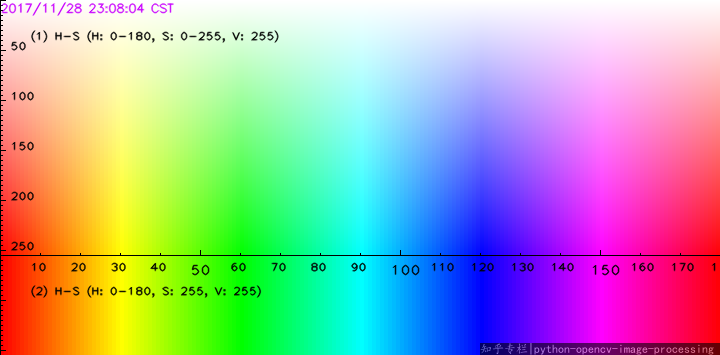
#> input picture TSKh8.png, 720 x 355 px, given in place of the camera
$ python Practica_6.py
#> lines starting #> are read from the running program, lines starting #| are printed output that depends on the picture; after the words box and inside, x2 and y2 are one past the last pixel; in counts of white or black regions, pixels touching at a corner belong together
#> the answer given: 1
#> the answer given: 1
#Edwing Alexis Casillas Valencia.   19110113.   7E1.    Práctica 6 visión artificial
import os
import numpy as np
import cv2
from matplotlib import pyplot as plt

r=1
cap = cv2.VideoCapture(0)

def hsv_red():
    while(1):
        _, frame = cap.read()
#> frame is the input picture: shape (355, 720, 3); mean B, G, R 170.7, 171.1, 169.8
        hsv = cv2.cvtColor(frame, cv2.COLOR_BGR2HSV)
#> hsv: shape (355, 720, 3); mean H, S, V 89.4, 162.1, 249.9

        #hue saturation value
        lower_red = np.array([150,150,150])
        upper_red = np.array([180,255,255])
        #lower_red = np.array([0,0,0])
        #upper_red = np.array([10,255,255])

        mask = cv2.inRange(hsv, lower_red, upper_red)
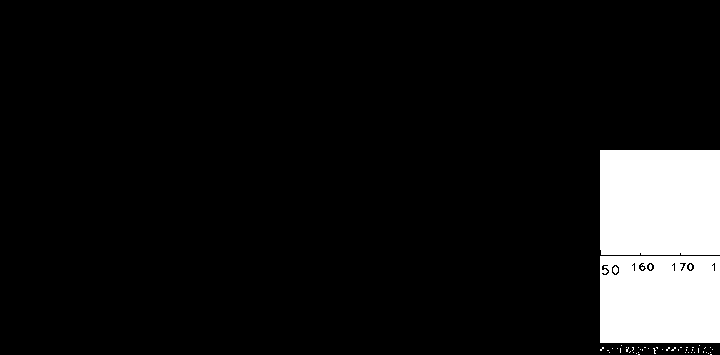
#> mask: shape (355, 720); 9% white; 51 white regions (48 under 20 px), largest, box (x1, y1, x2, y2) and area: (600, 150, 720, 255) 12591, (600, 256, 720, 343) 10181, (613, 266, 618, 274) 28
        res = cv2.bitwise_and(frame,frame, mask= mask)
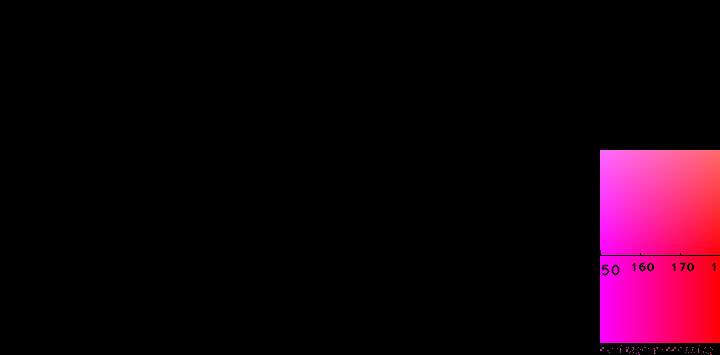
#> res: shape (355, 720, 3); mean B, G, R 13, 2.6, 22.8

        #mask = cv2.inRange(hsv, lower_red, upper_red)
        #res = cv2.bitwise_and(frame,frame, mask= mask)

        cv2.imshow('frame',frame)
        cv2.imshow('mask',mask)
        cv2.imshow('res',res)

        #k = cv2.waitKey(5) & 0xFF
        #if k == 27:
        if cv2.waitKey(1) & 0xFF == ord('0'):
#> (key Esc is pressed here)
            break

    cv2.destroyAllWindows()
    cap.release()

# [192 lines left out: functions hsv_green, hsv_blue, hsv_yellow, hsv_plp, rgb_red, rgb_yellow and 4 more, not called in this run]

def yuv_yellow():
    print('Hola amarillo')

def yuv_plp():
    print('Hola morado')

def yuv_green():
    print('Hola verde')

def yuv_blue():
    print('Hola azul')
#__________________________________________________________________________ Main

print('Seleccione el modelo de colores deseado:')
modelo=int(input(' 1) HSV\n 2) RGB\n 3) YUV\n'))

if(modelo==1):
    print('Seleccione el color que quiera resaltar:')
    color=int(input(' 1) Rojo\n 2) Amarillo\n 3) Purpura\n 4) Verde\n 5) Azul\n'))
    if(color==1):
        hsv_red()
    elif(color==2):
        hsv_yellow()
    elif color==3:
        hsv_plp()
    elif color==4:
        hsv_green()
    else:
        hsv_blue()
elif(modelo==2):
    print('Seleccione el color que quiera resaltar:')
    color=int(input(' 1) Rojo\n 2) Amarillo\n 3) Purpura\n 4) Verde\n 5) Azul\n'))
    if(color==1):
        rgb_red()
    elif(color==2):
        rgb_yellow()
    elif color==3:
        rgb_plp()
    elif color==4:
        rgb_green()
    else:
        rgb_blue()
else:
    print('Seleccione el color que quiera resaltar:')
    color=int(input(' 1) Rojo\n 2) Amarillo\n 3) Purpura\n 4) Verde\n 5) Azul\n'))
    if(color==1):
        yuv_red()
    elif(color==2):
        yuv_yellow()
    elif color==3:
        yuv_plp()
    elif color==4:
        yuv_green()
    else:
        yuv_blue()

#yuv_red()
#hsv_blue()
#rgb_blue()
